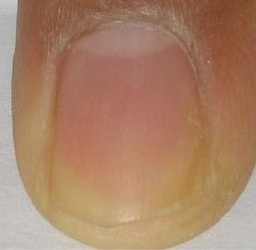
#> input picture img/2_.jpg, 256 x 250 px, shrunk from 480 x 468 before the run
$ jupyter execute fingernail_detection.ipynb
#> lines starting #> are read from the running program, lines starting #| are printed output that depends on the picture; after the words box and inside, x2 and y2 are one past the last pixel; in counts of white or black regions, pixels touching at a corner belong together
[cell 1]
import matplotlib.pyplot as plt
import numpy as np
import cv2
from PIL import Image

img_path = "img/2_.jpg"

img_read = cv2.imread(img_path)
#> img_read is the input picture: shape (250, 256, 3); mean B, G, R 102.9, 129.8, 169.7
cv2.imshow("Original Image", img_read)
cv2.waitKey(0)
cv2.destroyAllWindows()

## Convert BGR to HSV

[cell 2]
import cv2
import numpy as np

# Detect image size
row, col = img_read.shape[:2]
#> row = 250; col = 256
# Convert BGR to HSV
def BGR2HSV(image):
    # Create empty array for placeholder
    h = np.zeros((row, col), dtype=np.uint32)
    s = np.zeros((row, col), dtype=float)
    v = np.zeros((row, col), dtype=float)

    # Start calculation (looping)
    for i in range(row):
        for j in range(col):
            currentPixel = image[i, j]
            # Normalize the pixel
            b = currentPixel[0] / 255
            g = currentPixel[1] / 255
            r = currentPixel[2] / 255

            # Start calculation (https://youtu.be/QRssbkMmB50?si=RWli19HjF_HginxQ)
            cmax = np.max([b, g, r])
            cmin = np.min([b, g, r])
            difference = cmax - cmin

            # Hue Calc
            if cmax == cmin:
                h[i,j] = 0
            elif cmax == r:
                h[i,j] = (60 * ((g - b) / difference)) % 360
            elif cmax == g:
                h[i,j] = (60 * ((b - r) / difference) + 120) % 360
            elif cmax == b:
                h[i,j] = (60 * ((r - g) / difference) + 240) % 360

            # Saturation Calc
            if cmax == 0:
                s[i,j] = 0
            else:
                s[i,j] = (difference / cmax)

            # Value Calc
            v[i,j] = cmax

    return h, s, v

# Normalization (https://github.com/zain-ul-abaidin/Digital-Image-Processing/blob/82cf59eb81acfca01f66cb860d9dc336aba9b251/BGR2HSV-Hue-Saturation-Intensity-without-Build-in.py#L44)
def normalization(out):
    minimum = np.min(out)
    maximum = np.max(out)
    normImg = np.zeros((row, col), dtype=np.uint8)
    for i in range(0, row):
        for j in range(0, col):
            # Using Normalization Formula
            normImg[i][j] = (255*(out[i][j]-minimum))//(maximum-minimum)
    return normImg

h,s,v = BGR2HSV(img_read)
#> after the loop in BGR2HSV, `for i in range(row):`:
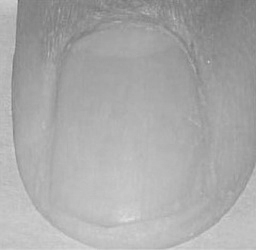
#> v: shape (250, 256) float64; min 0.424, max 0.871, mean 0.665
norm_s = normalization(s)
#> in normalization, `minimum = np.min(out)`: minimum = 0
#> in normalization, `maximum = np.max(out)`: maximum = 0.703
#> after the loop in normalization, `for i in range(0, row):`:
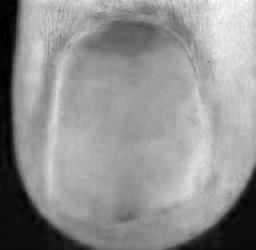
#> normImg: shape (250, 256); min 0, max 254, mean 145.7
cv2.imshow("BGR to HSV", norm_s)
cv2.waitKey(0)
cv2.destroyAllWindows()

## Gaussian Blur

[cell 3]
def convolution(image: np.ndarray, kernel: list | tuple )-> np.ndarray:
    if len(image.shape) == 3:
        H,W,C = image.shape

    elif len(image.shape) == 2:
        image = image[..., np.newaxis]
        H,W,C = image.shape
    else:
        raise ValueError("Image shape must be 2 or 3")

    h_k, w_k = kernel.shape

    y_strides = H - h_k + 1
    x_strides = W - w_k + 1

    img = image.copy()
    output_shape = (y_strides, x_strides, C)
    output = np.zeros(output_shape, dtype=np.float32)

    count=0

    output_tmp = output.reshape(
        (output_shape[0]*output_shape[1], output_shape[2])
    )

    for i in range(y_strides):
        for j in range(x_strides):
            for c in range(C):
                sub_matriks = img[i:i+h_k, j:j+w_k, c]

                output_tmp[count, c] = np.sum(sub_matriks * kernel)

            count += 1


    output = output_tmp.reshape(output_shape)

    return output

[cell 4]
def gausssian_blur(img: np.ndarray, sigma: float|int, filter_shape: list | tuple | None = None):
    if filter_shape is None:
        _ = 2*int(4*sigma+0.5)+1
        filter_shape = (_,_)

    elif len(filter_shape) != 2:
        raise ValueError("Filter shape must be 2")

    m, n = filter_shape

    m_half = m // 2
    n_half = n // 2

    gaussian_filter = np.zeros(filter_shape, np.float32)

    for i in range(-m_half, m_half):
        for j in range(-n_half,n_half):
            normal = 1/(2.0 * np.pi * sigma**2.0)
            exp_term = np.exp(-(i**2 + j**2) / (2.0 * sigma**2.0))
            gaussian_filter[i+m_half, j+n_half] = normal * exp_term

    blur_img = convolution(img, gaussian_filter)

    return gaussian_filter, blur_img

[cell 5]
img = s

g_filter, blur_img = gausssian_blur(img, 2.5, (5,5))
#> after the loop in convolution, `for i in range(y_strides):`: count = 61992
#> g_filter = [[0.0134, 0.0171, 0.0185, 0.0171, 0], [0.0171, 0.0217, 0.0235, 0.0217, 0], [0.0185, 0.0235, 0.0255, 0.0235, 0], [0.0171, 0.0217, 0.0235, 0.0217, 0], [0, 0, 0, 0, 0]]

cv2.imshow("Blur Image using Gaussian Filter", blur_img)
cv2.waitKey(0)
cv2.destroyAllWindows()

## Thresholding

[cell 6]
def threshold(thresValue, imgValue):
    # copy image using zeros
    img_copy = np.ones(thresValue.shape).astype(np.uint8)
    # thresholding
    img_copy[np.where(thresValue > imgValue)] = 255
    return img_copy

# [26 lines of commented-out code are left out]

mask_1 = threshold(blur_img, np.mean(blur_img)-.075)
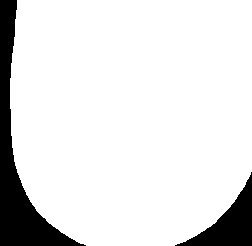
#> mask_1: shape (246, 252, 1); values 1 (black) and 255 (white), 88.2% white; 2 black regions, box (x1, y1, x2, y2) and area: (0, 0, 86, 246) 5211, (175, 172, 252, 246) 2083
print(mask_1.shape)
#| (246, 252, 1)

cv2.imshow("Threshold Image", mask_1)
cv2.waitKey(0)
cv2.destroyAllWindows()

# Image Segmentation

## change the color to grey

[cell 7]
def rgb2gray(image):
    H,W = image.shape[:2]
    gray = np.zeros((H,W), np.uint8)
    for i in range(H):
        for j in range(W):
            gray[i,j] = np.clip(0.07 * image[i,j,0]  + 0.72 * image[i,j,1] + 0.21 * image[i,j,2], 0, 255)

    return gray

[cell 8]
gray_img = rgb2gray(img_read)
cv2.imshow("Image to Gray", gray_img)
cv2.waitKey(0)
cv2.destroyAllWindows()

## Sobel equation for Edge Detection

[cell 9]
def apply_sobel(image):
    # Define the Sobel kernels
    Kx = np.array([[1, 0, -1],
                   [2, 0, -2],
                   [1, 0, -1]], dtype=np.float32)

    Ky = np.array([[1, 2, 1],
                   [0, 0, 0],
                   [-1, -2, -1]], dtype=np.float32)

    # Get the dimensions of the image
    rows = image.shape[0]
    cols = image.shape[1]
    print(rows, cols)

    # Initialize the gradient images
    Gx = np.zeros_like(image, dtype=np.float32)
    Gy = np.zeros_like(image, dtype=np.float32)

    # Apply the Sobel operator
    for i in range(1, rows - 1):
        for j in range(1, cols - 1):
            region = image[i - 1:i + 2, j - 1:j + 2]
            Gx[i, j] = np.sum(Kx * region)
            Gy[i, j] = np.sum(Ky * region)


    # Compute the magnitude of the gradient
    G = np.sqrt(Gx ** 2 + Gy ** 2)
    G = (G / G.max()) * 255  # Normalize to 0-255
    G = G.astype(np.uint8)

    return G

## Erode

[cell 10]
import cv2 as cv
import numpy as np

class erode:
    def __init__(self, img):
        self.size = 19
        self.kernel = np.ones((self.size, self.size), np.uint8)
        self.p_size = self.size//2
        self.rows = img.shape[0]
        self.columns = img.shape[1]

        self.padImg = self.padding(img)
        self.erotionImg = self.Erosion(self.padImg)

    # padding
    def padding(self, originalImg):
        padImg = np.zeros((self.rows+2*self.p_size, self.columns+2*self.p_size), dtype=np.uint8)
        # using Slicing
        padImg[self.p_size:self.rows+self.p_size, self.p_size:self.columns+self.p_size] = originalImg
        return padImg

    # Morphological Erosion
    def Erosion(self, padImg):
        output = np.zeros((self.rows, self.columns), dtype=np.uint8)
        for i in range(0, self.rows):
            for j in range(0, self.columns):
                # Slicing
                portion = padImg[i:i+self.size, j:j+self.size]
                portion1 = portion.flatten()
                portion2 = self.kernel.flatten()
                # sum of kernel and window
                p1 = (np.sum(portion1))
                p2 = (np.sum(portion2))*255
                # if Fit condition satisfies
                if p1 == p2:
                    output[i, j] = 255
                else:
                    output[i, j] = np.min(portion1)
        return output

## Dilated

[cell 11]
import cv2 as cv
import numpy as np

class dilation:
    def __init__(self, img):
        self.size = 5
        self.kernel = np.ones((self.size, self.size), np.uint8) # Structuring Element along with the size
        self.p_size = self.size//2 # padding size
        self.rows = img.shape[0] # getting size of image
        self.columns = img.shape[1]
        self.img = img

        self.padded_Img = self.padding(self.img)  # Call padding on the instance
        self.dilation_result = self.Dilation(self.padded_Img)

    # padding
    def padding(self, img):
        padImg = np.zeros((self.img.shape[0] + 2 * self.p_size, self.img.shape[1] + 2 * self.p_size), dtype=np.uint8)
        padImg[self.p_size:self.p_size + self.img.shape[0], self.p_size:self.p_size + self.img.shape[1]] = self.img
        return padImg

    def Dilation(self, padded_img):
        output = np.zeros((self.rows, self.columns), dtype=np.uint8)
        for i in range(0, self.rows):
            for j in range(0, self.columns):
                # Slicing
                portion = padded_img[i:i+self.size, j:j+self.size]
                portion1 = portion.flatten()
                # if Hit Condition Satisfies
                if 255 in portion1:
                    output[i, j] = 255
                else:
                    output[i, j] = np.max(portion1)
        return output

## Opening Closing

[cell 12]
import cv2 as cv
import numpy as np

class open_close:
    def __init__(self, img):
        self.size = 5
        self.kernel = np.ones((self.size, self.size), np.uint8) # Structuring Element along with the size
        self.p_size = self.size//2 # padding size
        self.rows = img.shape[0] # getting size of image
        self.columns = img.shape[1]
        self.img = img

        # self.padImg = self.padding(img)

    def padding(self, img):
        padImg = np.zeros((self.img.shape[0] + 2 * self.p_size, self.img.shape[1] + 2 * self.p_size), dtype=np.uint8)
        padImg[self.p_size:self.p_size + self.img.shape[0], self.p_size:self.p_size + self.img.shape[1]] = self.img
        return padImg

    def opening(self, img):
        padImage = self.padding(img)
        # First apply Erosion
        erosion = erode.Erosion(self, padImg=padImage)
        padImg2 = self.padding(erosion)
        # secondly apply Dilation on Eroded
        output = dilation.Dilation(self, padImg2)
        return output

    def closing(self, img):
        padImage = self.padding(img)
        # First apply Dilation
        dilati_ = dilation.Dilation(self, padded_img=padImage)
        padImg2 = self.padding(dilati_)
        # secondly apply Erosion on Dilated
        output = erode.Erosion(self, padImg2)
        return output

## Fingernail Mask

[cell 13]
# Apply Edge Detection
edge_img = apply_sobel(gray_img)
#| 250 256
#> after the loop in apply_sobel, `for i in range(1, rows - 1):`:
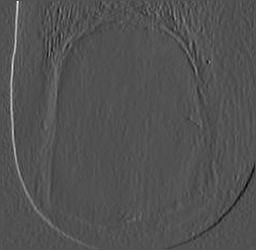
#> Gx: shape (250, 256) float32; min -194, max 411, mean 1.6; drawn with min black and max white
#> after the loop in apply_sobel, `for i in range(1, rows - 1):`:
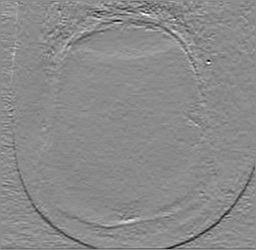
#> Gy: shape (250, 256) float32; min -178, max 144, mean -2.8; drawn with min black and max white
cv2.imshow("Edge Detection using Sobel", edge_img)
cv2.waitKey(0)
cv2.destroyAllWindows()

# Apply Dilate
Dilated_img = dilation(edge_img) # Morphological Erosion
dilation_res = Dilated_img.dilation_result

# Apply Threshold
thres_dilate = threshold(dilation_res, np.mean(dilation_res))
#> thres_dilate: shape (250, 256); values 1 (black) and 255 (white), 26.5% white; 44 white regions, largest, box (x1, y1, x2, y2) and area: (37, 0, 218, 139) 8789, (0, 0, 105, 250) 3210, (129, 160, 256, 250) 1753

# Apply Dilate
dilate_thres = dilation(thres_dilate)
#> after the loop in Dilation (call 2), `for i in range(0, self.rows):`: output: shape (250, 256); values 1 (black) and 255 (white), 38.5% white; 14 white regions, largest, box (x1, y1, x2, y2) and area: (35, 0, 226, 157) 11783, (0, 0, 256, 250) 8775, (68, 206, 145, 242) 1328
dilate_thres_res = dilate_thres.dilation_result

# Apply Opening (Erode -> Dilate)
open_container = open_close(dilate_thres_res)
open = open_container.opening(img=dilate_thres_res)
#> after the loop in Dilation (call 3), `for i in range(0, self.rows):`: output: shape (250, 256); values 1 (black) and 255 (white), 48.2% white; 8 white regions, largest, box (x1, y1, x2, y2) and area: (33, 0, 256, 159) 14971, (0, 0, 256, 250) 14213, (157, 196, 186, 224) 529

# Apply Closing (Dilate -> Erode)
close_container = open_close(open)
close = close_container.closing(img=open)
#> after the loop in Dilation (call 4), `for i in range(0, self.rows):`: output: shape (250, 256); values 1 (black) and 255 (white), 56% white; 13 black regions (5 under 20 px), largest, box (x1, y1, x2, y2) and area: (23, 33, 208, 240) 22391, (211, 24, 256, 168) 3970, (0, 194, 46, 240) 863

cv2.imshow("Dilate > Threshold > Dilate > Opening > Closing", close)
cv2.waitKey(0)
cv2.destroyAllWindows()

## Masking Fingernail_Mask with Upper Mask

[cell 14]
m_1 = mask_1 #threshold
m_2 = close #hasil segmentasi

# if mask_1 have higher dimension, then convert it to 2D
if len(mask_1.shape) == 2:
    m_1 = mask_1[:, :, np.newaxis]
elif len(close.shape) == 2:
    m_2 = close[:, :, np.newaxis]

# ================ AND BITWIZE FOR PREPARATION MASKING =================
# as we know the mask_2 shape is higher than mask_1, then we create zeros like mask_1
zeros_mask = np.zeros_like(m_2)
zeros_mask = np.repeat(zeros_mask, 3, axis=-1)

# ================ MASKING ORIGINAL IMAGE USING OR OPERATION =================
for w in range(m_1.shape[0]):
    for h in range(m_1.shape[1]):
        if m_1[w, h] == 255 & m_2[w, h] == 255:
            zeros_mask[w, h] = 255
        elif m_1[w, h] == 0 & m_2[w, h] == 255:
            zeros_mask[w, h] = 0
        else:
            zeros_mask[w, h] = 0
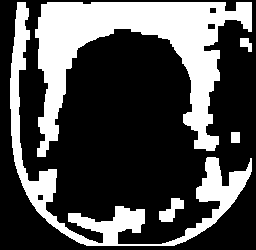
#> zeros_mask: shape (250, 256, 3); 30.9% white; 5 white regions, box (x1, y1, x2, y2) and area: (35, 2, 252, 157) 12451, (10, 2, 252, 246) 6807, (159, 198, 184, 222) 317, (240, 38, 252, 52) 113, (231, 132, 240, 143) 99

# ================ MASKING ORIGINAL IMAGE USING OR OPERATION =================
# Replicate higher dimension like zeros_mask to copy lower dimension (threshold_mask)
zero_repli = np.zeros_like(zeros_mask)
for w in range(zeros_mask.shape[0]):
    for h in range(zeros_mask.shape[1]):
        for z in range(zeros_mask.shape[2]):
            try:
                if m_1[w, h] == 255:
                    zero_repli[w, h, z] = 255
                else:
                    zero_repli[w, h, z] = 0
            except:
                pass
#> zero_repli: shape (250, 256, 3); 85.5% white; 1 black region, box (x1, y1, x2, y2) and area: (0, 0, 256, 250) 9302

# Masking image using threshold mask
zero_img = np.zeros_like(img_read)
for w in range(img_read.shape[0]):
    for h in range(img_read.shape[1]):
        if zeros_mask[:,:,0][w, h] == 255:
            zero_img[:,:,0][w, h] = 0
            zero_img[:,:,1][w, h] = 0
            zero_img[:,:,2][w, h] = 0
        else:
            zero_img[:,:,0][w, h] = img_read[:,:,0][w, h]
            zero_img[:,:,1][w, h] = img_read[:,:,1][w, h]
            zero_img[:,:,2][w, h] = img_read[:,:,2][w, h]
        # for z in range(img_read.shape[2]):


img_masked = zero_img[:,:,:]
for w in range(img_read.shape[0]):
    for h in range(img_read.shape[1]):
        if zero_repli[:,:,0][w, h] == 255:
            img_masked[:,:,0][w, h] = img_masked[:,:,0][w, h]
            img_masked[:,:,1][w, h] = img_masked[:,:,1][w, h]
            img_masked[:,:,2][w, h] = img_masked[:,:,2][w, h]
        else:
            img_masked[:,:,0][w, h] = 0
            img_masked[:,:,1][w, h] = 0
            img_masked[:,:,2][w, h] = 0
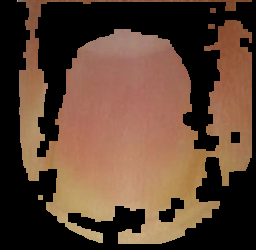
#> img_masked: shape (250, 256, 3); mean B, G, R 50.6, 67.3, 93.7


#  GET COLOR RANGE
# img_read_copy = img_read.copy()
h_t, s_t, v_t = BGR2HSV(img_masked)
#> after the loop in BGR2HSV (call 2), `for i in range(row):`:
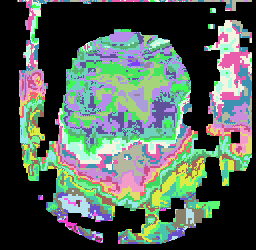
#> h: shape (250, 256) uint32; 39 distinct labels, from 0 to 43; one colour per label, 0 black
#> after the loop in BGR2HSV (call 2), `for i in range(row):`:
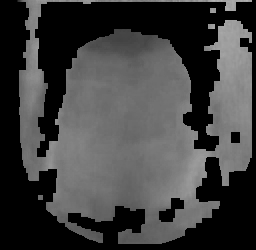
#> s: shape (250, 256) float64; min 0, max 0.703, mean 0.252
found_counter = 0
hue_list = [32, 33, 34, 35, 36, 37, 38, 39, 40, 41, 42, 43, 44, 45, 46, 47, 48, 49, 50] #diabetes hue range
for w in range(img_masked.shape[0]):
    for h in range(img_masked.shape[1]):
        if img_masked[w][h][0] == 0 & img_masked[w][h][1] == 0 & img_masked[w][h][0] == 0:
            pass
        else:
            if h_t[w][h] in hue_list:
                found_counter += 1
                img_read[w][h][0] = 255
                img_read[w][h][1] = 0
                img_read[w][h][2] = 0
#> after the loop, found_counter = 7266
        # for z in range(img_masked.shape[2]):

cv2.imshow("Fingernail Detected!", img_masked)
cv2.waitKey(0)
cv2.destroyAllWindows()
cv2.imshow("Final", img_read)
cv2.waitKey(0)
cv2.destroyAllWindows()

## Clasification

[cell 15]
if found_counter > 10:
    img_read_copy = cv2.imread(img_path)
    # [47 lines of commented-out code are left out]
    img_h = img_masked
    plt.figure()
    colors = ['b', 'g', 'r']
    for i in range(3):
        hist = cv.calcHist([img_h], [i], None, [256], [0,256])
        plt.plot(hist, colors[i])

    plt.xlabel('bins')
    plt.ylabel('pixel')

    plt.show()
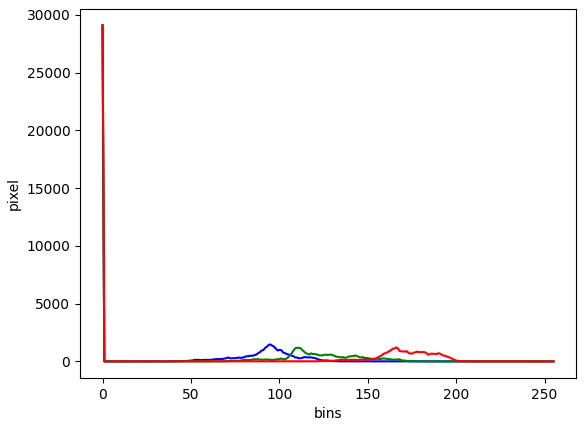
#> figure drawn by matplotlib, 1 panel; curve peaks at x = 0, y = 29089; curve peaks at x = 0, y = 29089; curve peaks at x = 0, y = 29089

$ run again, with img/1_.jpg copied over img/2_.jpg
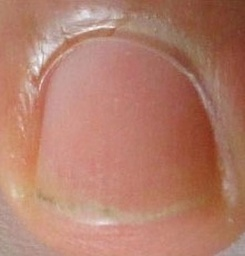
#> input picture img/1_.jpg, 245 x 256 px, shrunk from 442 x 462 before the run
#> img_read is the input picture: shape (256, 245, 3); mean B, G, R 107.4, 125.5, 179.3
#> minimum = 0.0175
#> maximum = 0.802
#> after the loop in normalization, `for i in range(0, row):`:
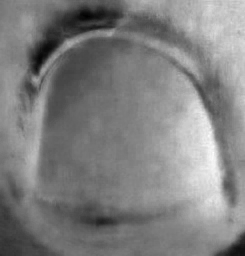
#> normImg: shape (256, 245); min 0, max 254, mean 127.7
#> after the loop in convolution, `for i in range(y_strides):`: count = 60732
#> g_filter = [[0.0134, 0.0171, 0.0185, 0.0171, 0], [0.0171, 0.0217, 0.0235, 0.0217, 0], [0.0185, 0.0235, 0.0255, 0.0235, 0], [0.0171, 0.0217, 0.0235, 0.0217, 0], [0, 0, 0, 0, 0]]
#> mask_1: shape (252, 241, 1); values 1 (black) and 255 (white), 97.3% white; 7 black regions (3 under 20 px), largest, box (x1, y1, x2, y2) and area: (57, 6, 117, 30) 907, (31, 28, 59, 71) 544, (223, 237, 241, 252) 131, (93, 216, 110, 223) 80
#| (252, 241, 1)
#| 256 245
#> thres_dilate: shape (256, 245); values 1 (black) and 255 (white), 28.8% white; 60 white regions, largest, box (x1, y1, x2, y2) and area: (11, 0, 240, 209) 12870, (75, 201, 130, 239) 816, (31, 186, 73, 213) 448
#> after the loop in BGR2HSV (call 2), `for i in range(row):`:
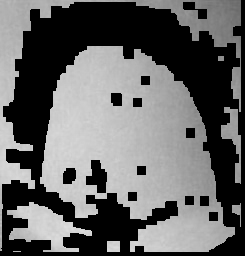
#> v: shape (256, 245) float64; min 0, max 0.867, mean 0.391
